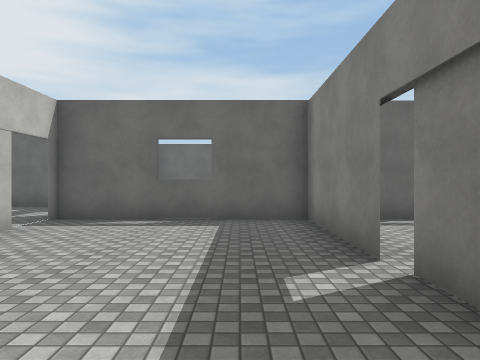
[1] (above)

21 first-person views from a walk through a 3-D level made in the Unity game engine. The camera is 1.5 m above the floor, looks level and sees 70° across. The floor is counted in squares, 2 m on a side. Each view is taken from the middle of a square. On the plan, view 1 faces up. The plan holds only what a view shows up to about 11 squares ahead; the rest is blank. Surface patterns are stand-ins for the level's own textures.

[2]
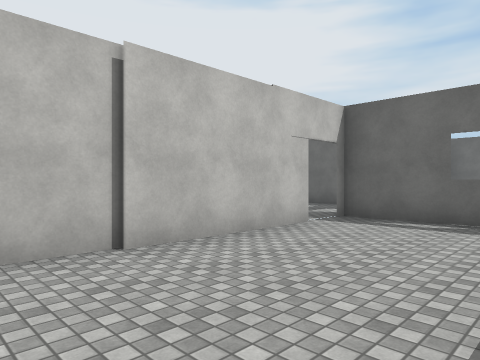

[3]
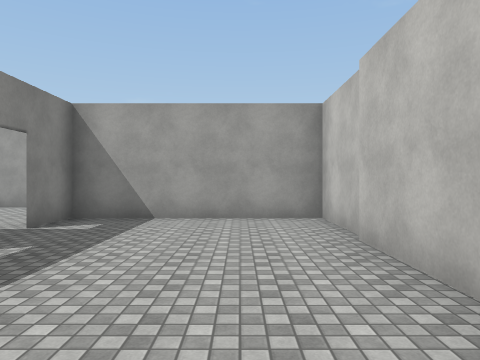

[4]
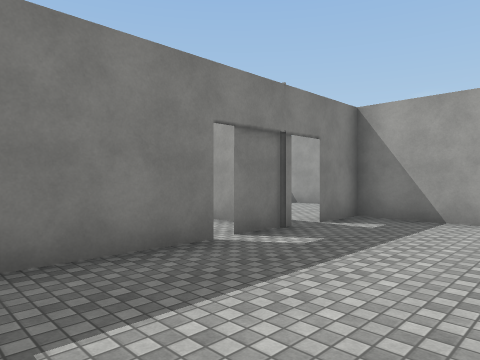

[5]
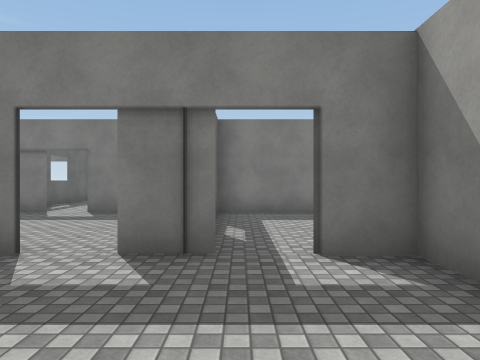

[6]
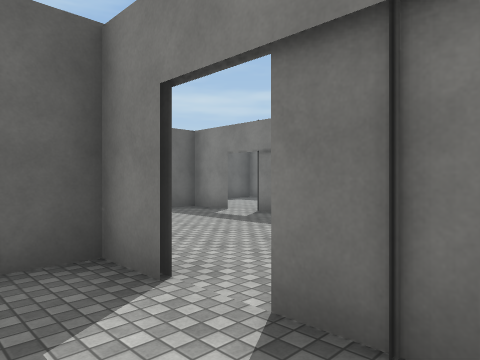

[7]
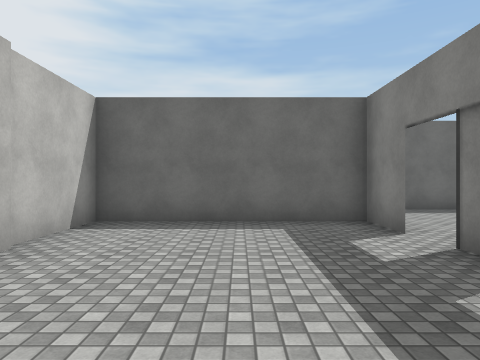

[8]
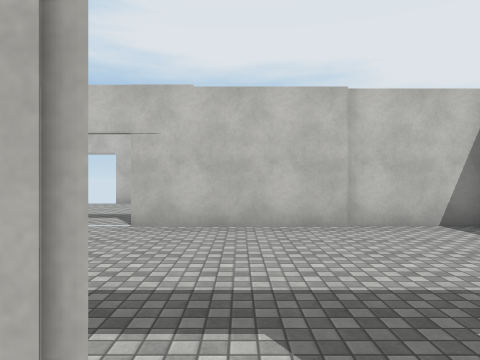

[9]
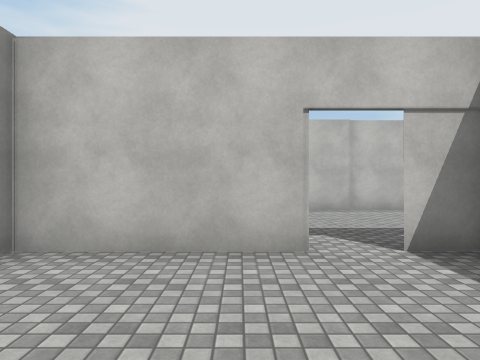

[10]
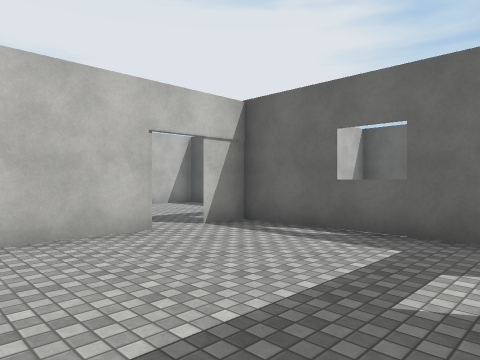

[11]
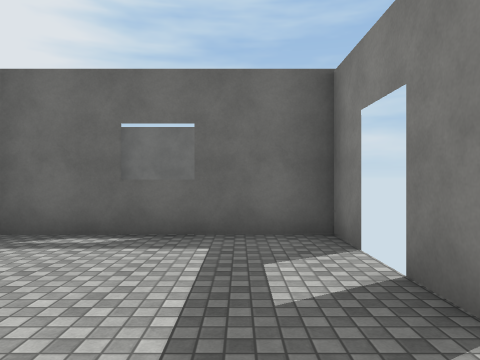

[12]
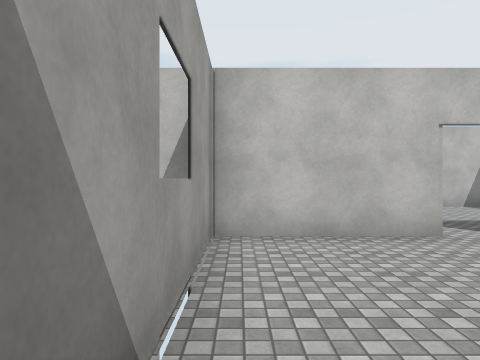

[13]
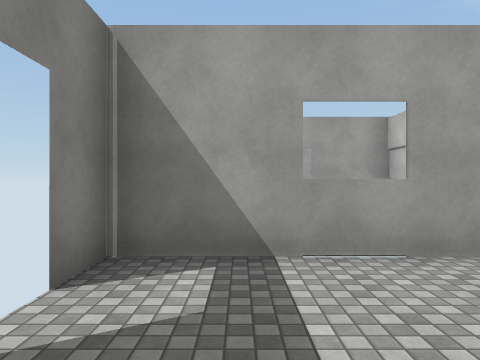

[14]
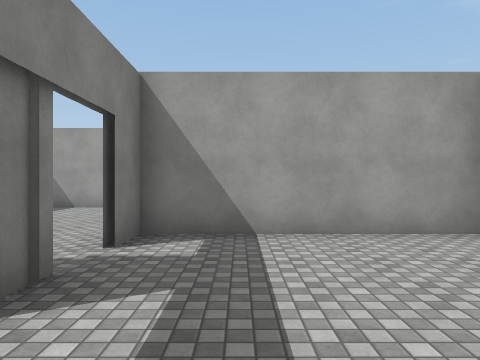

[15]
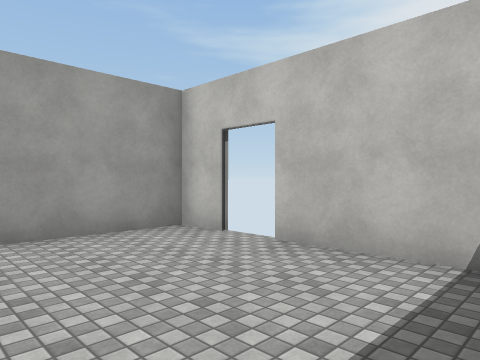

[16]
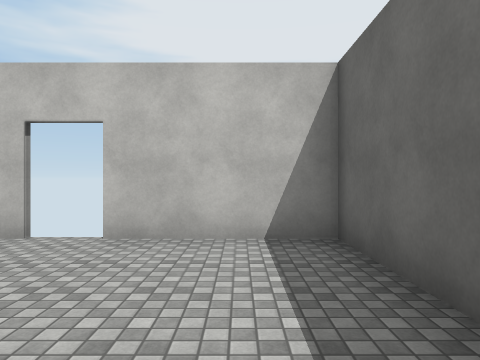

[17]
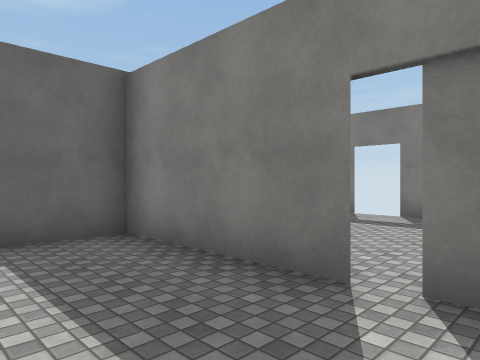

[18]
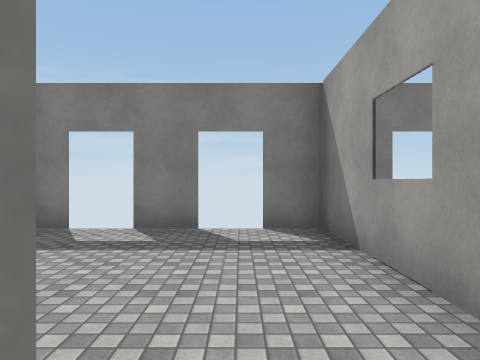

[19]
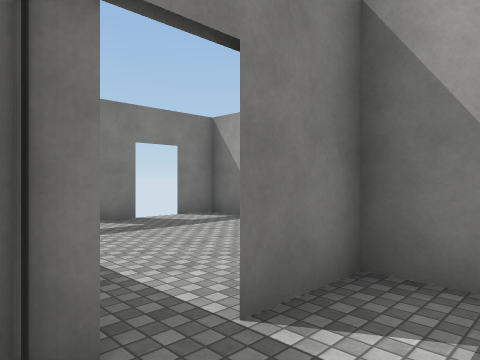

[20]
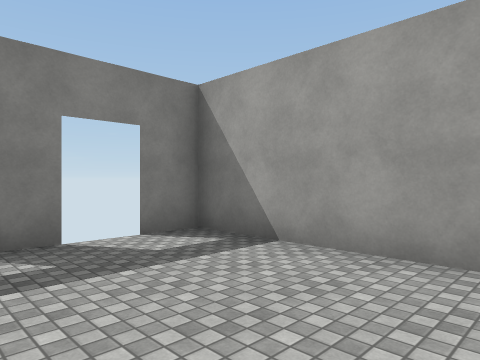

[21]
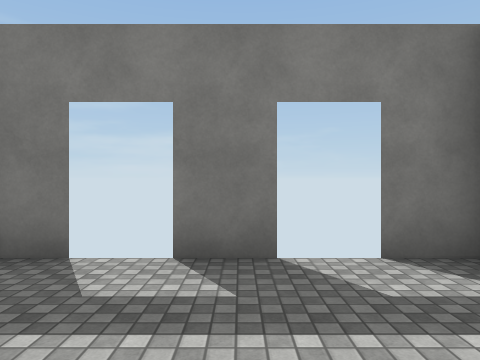

### Floor plan
Points are (right, up) in squares from view 1. A wall is a line through its corners. A room is listed if a view was taken in it or the views show most of it. See-through windows are left out.
Room 1 (views 1, 2, 3, 4, 17, 18, 19)
walls: (1.3, 3.1) (1.3, 6.5) (-3.6, 6.5); (1.4, 1.7) (2.4, 1.7); (1.3, 1.4) (1.3, 2.8); (-3.5, 5.2) (-3.5, -0.7) (1.3, -0.7) (1.3, 0.8)
ways out: opening at (-4, 6) to room 2; opening at (1, 1) to room 5; opening at (2, 3) to room 6
Room 2 (views 5, 6, 14, 15, 16)
walls: (-3.5, 6.2) (-3.5, 7.2); (-3.5, 8.1) (-3.5, 9.2) (-8.4, 9.2) (-8.4, 6.2); (-8.4, 5.1) (-8.4, 4.3) (-3.5, 4.3) (-3.5, 5.2)
ways out: opening at (-4, 6) to room 1; opening at (-3, 8) to room 3
Room 3 (view 7)
walls: (1.3, 10.6) (1.3, 11.8); (1.3, 12.8) (1.3, 14.2) (-3.5, 14.2) (-3.5, 8.2); (1.3, 8.9) (1.3, 9.8)
ways out: opening at (-3, 8) to room 2; opening at (1, 10) to room 4
Room 4 (views 8, 9, 10, 11, 12, 13)
walls: (1.4, 9.7) (1.4, 5.9); (1.3, 6.6) (6.4, 6.6); (6.3, 5.6) (6.3, 11.7) (1.4, 11.7) (1.4, 10.6)
ways out: opening at (1, 10) to room 3
Room 5 (views 20, 21)
walls: (2.5, -3.4) (6.3, -3.4) (6.3, 2.7)
ways out: opening at (1, 1) to room 1
Room 6 (no view inside)
walls: (6.3, 3.6) (6.3, 4.7); (3.4, 6.5) (2.6, 6.5); (2.4, 1.7) (6.4, 1.7)
ways out: opening at (2, 3) to room 1

Positions as (right, up) in squares from view 1, and headings:
1: (0, 0), facing up
2: (0, 0), facing up-left
3: (-2, 6), facing down
4: (-2, 6), facing down-right
5: (-7, 6), facing right
6: (-5, 6), facing up-right
7: (-1, 8), facing up
8: (2, 10), facing left
9: (5, 9), facing left
10: (6, 7), facing up-left
11: (5, 7), facing up
12: (6, 7), facing left
13: (5, 10), facing down
14: (-5, 9), facing down
15: (-5, 9), facing down-left
16: (-4, 8), facing left
17: (-1, 2), facing up-right
18: (1, 3), facing right
19: (0, 2), facing down-right
20: (2, 0), facing down-right
21: (3, -1), facing right
